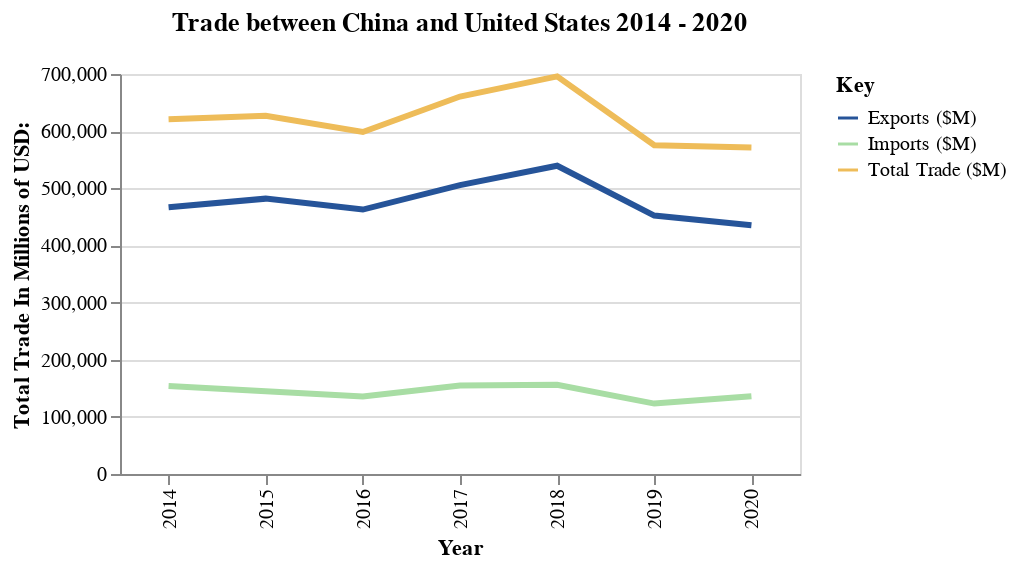

The code cell stored with this chart in its notebook:
### Code cell
my_altair.get_altaire_line_chart_county_trade_for_matrix("China","United States")

### Figure 1 — Vega-Lite specification as saved in the notebook (floating-point values rounded to 4 significant figures)
{"config": {"view": {"continuousWidth": 400, "continuousHeight": 300}}, "layer": [{"mark": "line", "encoding": {"color": {"field": "key", "legend": {"title": "Key"}, "scale": {"range": ["#265499", "#A8DDA4", "#EEBC59"]}, "type": "nominal"}, "strokeWidth": {"value": 3}, "x": {"axis": {"title": "Year"}, "field": "year", "type": "ordinal"}, "y": {"axis": {"title": "Total Trade In Millions of USD:"}, "field": "value", "type": "quantitative"}}, "height": 200, "title": "Trade between China and United States 2014 - 2020", "transform": [{"fold": ["Total Trade ($M)", "Exports ($M)", "Imports ($M)"]}], "width": 340}, {"mark": {"type": "circle", "color": "red", "opacity": 0.0, "size": 1000}, "encoding": {"tooltip": [{"field": "Total Trade ($M)", "format": "$,.0f", "type": "quantitative"}, {"field": "Exports ($M)", "format": "$,.0f", "type": "quantitative"}, {"field": "Imports ($M)", "format": "$,.0f", "type": "quantitative"}], "x": {"axis": {"title": ""}, "field": "year", "type": "ordinal"}, "y": {"axis": {"title": ""}, "field": "value", "type": "quantitative"}}, "transform": [{"fold": ["Total Trade ($M)", "Exports ($M)", "Imports ($M)"]}], "width": 340}], "data": {"name": "data-a6b6fb0a72fd7e9fe93e1b9af05e08f1"}, "$schema": "https://vega.github.io/schema/vega-lite/v4.17.0.json", "datasets": {"data-a6b6fb0a72fd7e9fe93e1b9af05e08f1": [{"Trading Partner": "United States", "Total Trade ($M)": 620900.0, "RtW (%)": 14.37, "Exports ($M)": 466800.0, "RtW (%).1": 19.79, "Imports ($M)": 154100.0, "RtW (%).2": 7.85, "Net Exports ($M)": 312600.0, "Exports Ticker": "111D1924 Index", "Imports Ticker": "924D1111 Index", "country": "China", "year": 2014, "country_exchange_rate": 6.143, "trading_partner_exchange_rate": 1.0}, {"Trading Partner": "United States", "Total Trade ($M)": 626700.0, "RtW (%)": 16.03, "Exports ($M)": 481900.0, "RtW (%).1": 20.88, "Imports ($M)": 144900.0, "RtW (%).2": 9.04, "Net Exports ($M)": 337000.0, "Exports Ticker": "111D1924 Index", "Imports Ticker": "924D1111 Index", "country": "China", "year": 2015, "country_exchange_rate": 6.227, "trading_partner_exchange_rate": 1.0}, {"Trading Partner": "United States", "Total Trade ($M)": 598500.0, "RtW (%)": 15.62, "Exports ($M)": 462800.0, "RtW (%).1": 20.65, "Imports ($M)": 135700.0, "RtW (%).2": 8.54, "Net Exports ($M)": 327200.0, "Exports Ticker": "111D1924 Index", "Imports Ticker": "924D1111 Index", "country": "China", "year": 2016, "country_exchange_rate": 6.644, "trading_partner_exchange_rate": 1.0}, {"Trading Partner": "United States", "Total Trade ($M)": 660500.0, "RtW (%)": 15.5, "Exports ($M)": 505600.0, "RtW (%).1": 20.81, "Imports ($M)": 154900.0, "RtW (%).2": 8.46, "Net Exports ($M)": 350700.0, "Exports Ticker": "111D1924 Index", "Imports Ticker": "924D1111 Index", "country": "China", "year": 2017, "country_exchange_rate": 6.759, "trading_partner_exchange_rate": 1.0}, {"Trading Partner": "United States", "Total Trade ($M)": 695800.0, "RtW (%)": 14.61, "Exports ($M)": 539500.0, "RtW (%).1": 20.52, "Imports ($M)": 156300.0, "RtW (%).2": 7.32, "Net Exports ($M)": 383200.0, "Exports Ticker": "111D1924 Index", "Imports Ticker": "924D1111 Index", "country": "China", "year": 2018, "country_exchange_rate": 6.616, "trading_partner_exchange_rate": 1.0}, {"Trading Partner": "United States", "Total Trade ($M)": 575500.0, "RtW (%)": 12.46, "Exports ($M)": 452200.0, "RtW (%).1": 17.75, "Imports ($M)": 123200.0, "RtW (%).2": 5.96, "Net Exports ($M)": 329000.0, "Exports Ticker": "111D1924 Index", "Imports Ticker": "924D1111 Index", "country": "China", "year": 2019, "country_exchange_rate": 6.908, "trading_partner_exchange_rate": 1.0}, {"Trading Partner": "United States", "Total Trade ($M)": 571600.0, "RtW (%)": 12.52, "Exports ($M)": 435400.0, "RtW (%).1": 17.38, "Imports ($M)": 136100.0, "RtW (%).2": 6.61, "Net Exports ($M)": 299300.0, "Exports Ticker": "111D1924 Index", "Imports Ticker": "924D1111 Index", "country": "China", "year": 2020, "country_exchange_rate": 6.901, "trading_partner_exchange_rate": 1.0}]}}
